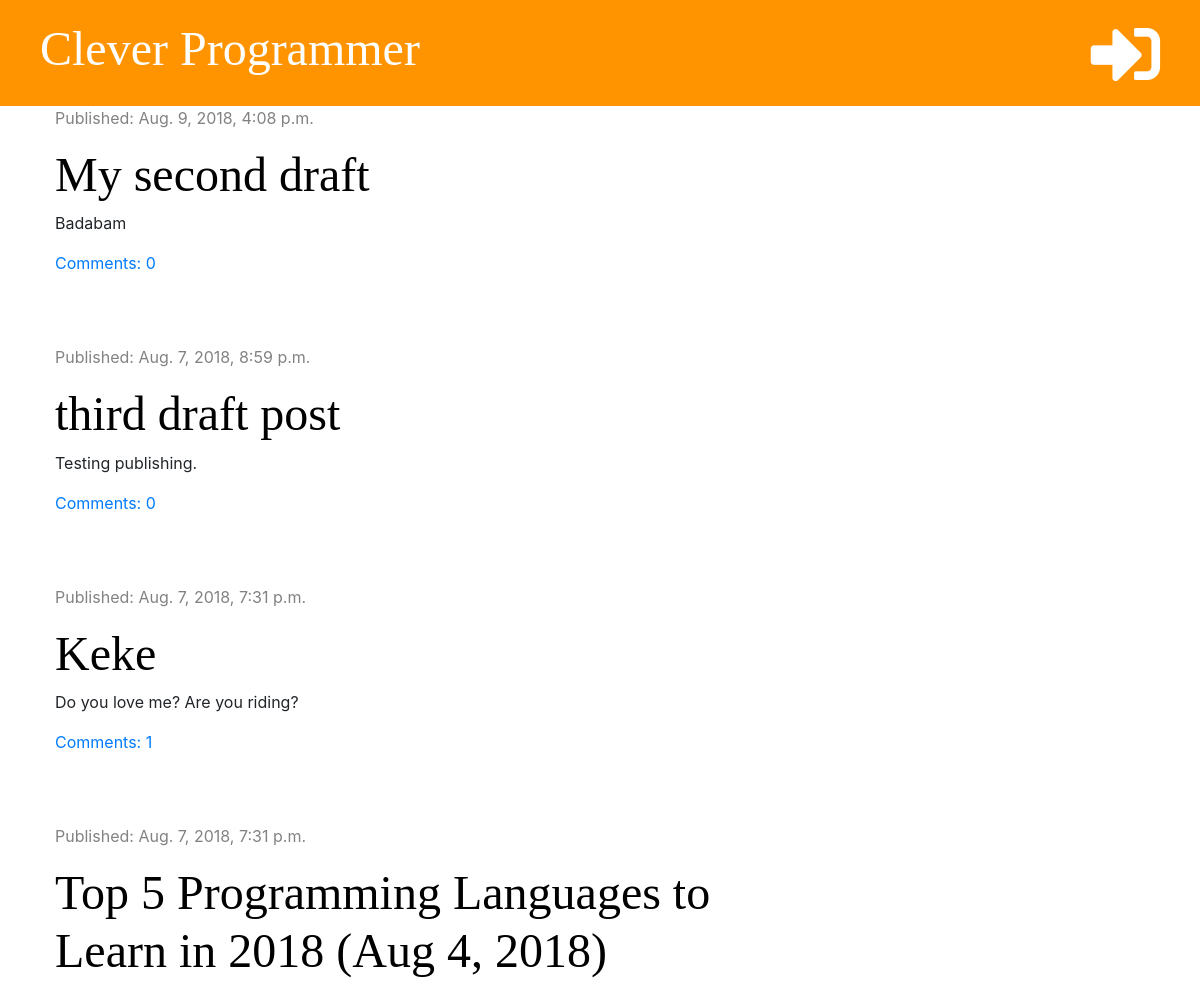
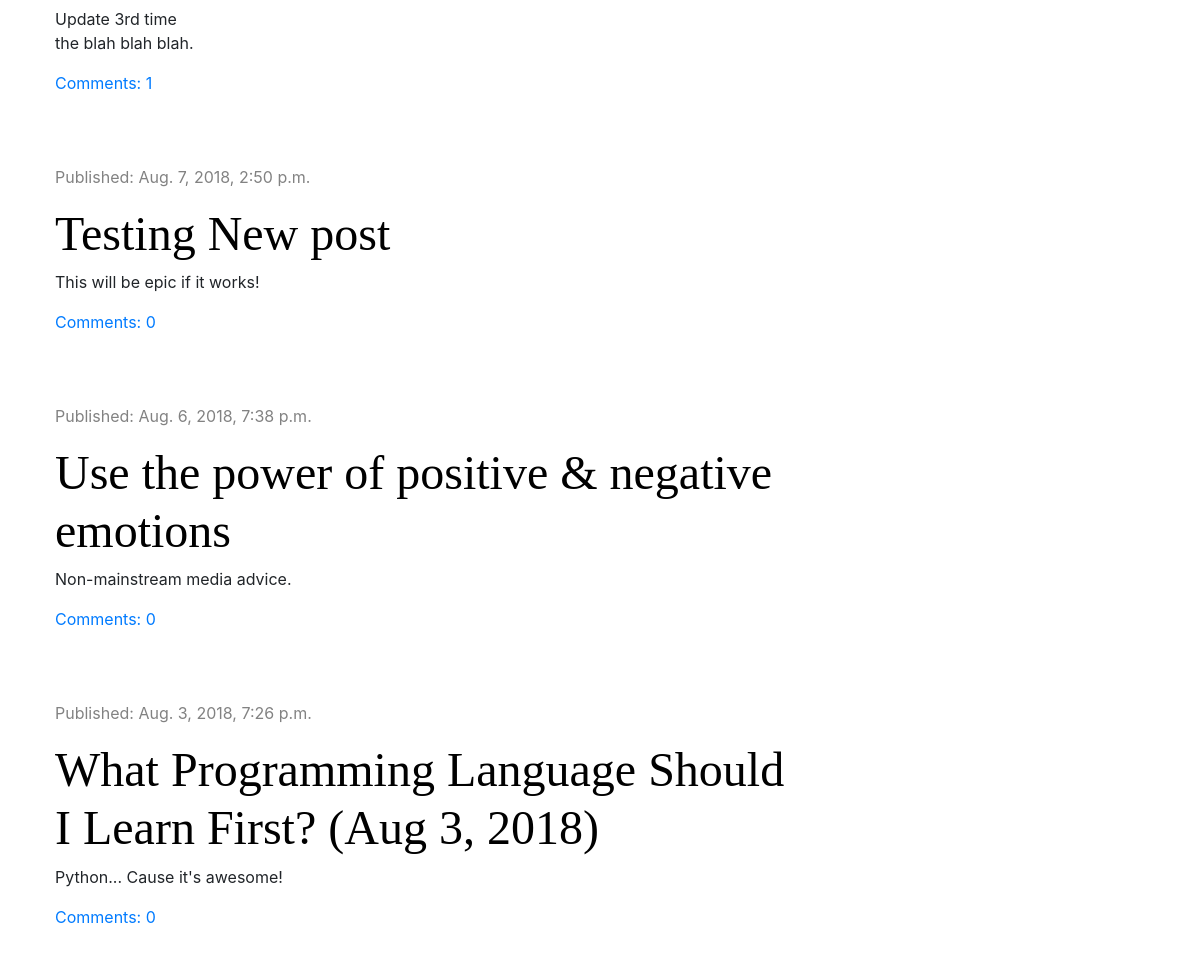
The page / on the database its author committed (2 pictures, top to bottom).
### blog/models.py (models this page shows, shortened)
class Post(models.Model):
    author = models.ForeignKey('auth.User', on_delete=models.CASCADE)
    title = models.CharField(max_length=200)
    text = models.TextField()
    created_date = models.DateTimeField(default=timezone.now)
    published_date = models.DateTimeField(blank=True, null=True)
    def approved_comments(self):
        return self.comments.filter(approved=True)

### blog/views.py (the view)
# urls.py: path('', views.post_list, name='post_list'),
def post_list(request):
    posts = Post.objects.filter(published_date__lte=timezone.now()).order_by('-published_date')
    stuff_for_frontend = {'posts': posts}
    return render(request, 'blog/post_list.html', stuff_for_frontend)

### blog/templates/blog/post_list.html (shortened to what this page needs)
{% extends 'blog/base.html' %}
{% block content %}
    {% for post in posts %}
        <div class="post">
            <div class="date">
                <p>Published: {{ post.published_date }}</p>
            </div>
            <h1><a href="{% url 'post_detail' pk=post.pk %}">{{ post.title }}</a></h1>
            <p>{{ post.text|truncatechars:50|linebreaksbr }}</p>
            <a href="{% url 'post_detail' pk=post.pk %}">Comments: {{ post.approved_comments.count }}</a>
        </div>
    {% endfor %}
{% endblock %}

### blog/static/css/blog.css (style rules this page uses)
h1, h2, h3, h4 { font-family: 'Tangerine', 'Inconsolata', 'Droid Sans', serif; font-size: 48px; }
.date { color: #828282; }
.post { margin-bottom: 70px; }
.post h1 a { color: #000000; }

### rows shown on the page
Post: published_date "Aug. 9, 2018, 4:08 p.m.", title "My second draft", text "Badabam", approved_comments.count "0"
Post: published_date "Aug. 7, 2018, 8:59 p.m.", title "third draft post", text "Testing publishing.", approved_comments.count "0"
Post: published_date "Aug. 7, 2018, 7:31 p.m.", title "Keke", text "Do you love me? Are you riding?", approved_comments.count "1"
Post: published_date "Aug. 7, 2018, 7:31 p.m.", title "Top 5 Programming Languages to Learn in 2018 (Aug 4, 2018)", text "Update 3rd time the blah blah blah.", approved_comments.count "1"
Post: published_date "Aug. 7, 2018, 2:50 p.m.", title "Testing New post", text "This will be epic if it works!", approved_comments.count "0"
Post: published_date "Aug. 6, 2018, 7:38 p.m.", title "Use the power of positive & negative emotions", text "Non-mainstream media advice.", approved_comments.count "0"
Post: published_date "Aug. 3, 2018, 7:26 p.m.", title "What Programming Language Should I Learn First? (Aug 3, 2018)", text "Python... Cause it's awesome!", approved_comments.count "0"
